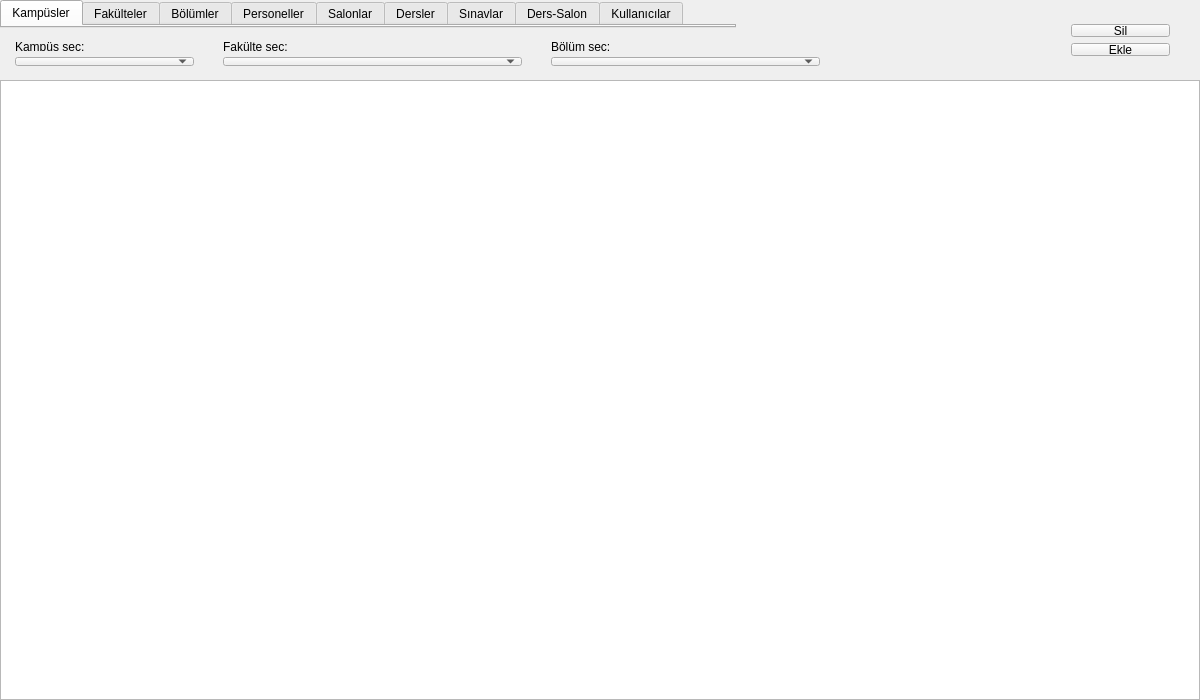
<?xml version="1.0" encoding="UTF-8"?>
<ui version="4.0">
 <class>MainWindow</class>
 <widget class="QMainWindow" name="MainWindow">
  <property name="geometry">
   <rect>
    <x>0</x>
    <y>0</y>
    <width>1200</width>
    <height>700</height>
   </rect>
  </property>
  <property name="windowTitle">
   <string>MainWindow</string>
  </property>
  <widget class="QWidget" name="centralWidget">
   <widget class="QTabWidget" name="tabWidget">
    <property name="geometry">
     <rect>
      <x>0</x>
      <y>0</y>
      <width>736</width>
      <height>28</height>
     </rect>
    </property>
    <property name="currentIndex">
     <number>0</number>
    </property>
    <widget class="QWidget" name="tab">
     <attribute name="title">
      <string>Kampüsler</string>
     </attribute>
    </widget>
    <widget class="QWidget" name="tab_2">
     <attribute name="title">
      <string>Fakülteler</string>
     </attribute>
    </widget>
    <widget class="QWidget" name="tab_3">
     <attribute name="title">
      <string>Bölümler</string>
     </attribute>
    </widget>
    <widget class="QWidget" name="tab_6">
     <attribute name="title">
      <string>Personeller</string>
     </attribute>
    </widget>
    <widget class="QWidget" name="tab_4">
     <attribute name="title">
      <string>Salonlar</string>
     </attribute>
    </widget>
    <widget class="QWidget" name="tab_5">
     <attribute name="title">
      <string>Dersler</string>
     </attribute>
    </widget>
    <widget class="QWidget" name="tab_7">
     <attribute name="title">
      <string>Sınavlar</string>
     </attribute>
    </widget>
    <widget class="QWidget" name="tab_8">
     <attribute name="title">
      <string>Ders-Salon</string>
     </attribute>
    </widget>
    <widget class="QWidget" name="tab_9">
     <attribute name="title">
      <string>Kullanıcılar</string>
     </attribute>
    </widget>
   </widget>
   <widget class="QTableView" name="tableView">
    <property name="geometry">
     <rect>
      <x>0</x>
      <y>80</y>
      <width>1200</width>
      <height>620</height>
     </rect>
    </property>
    <property name="editTriggers">
     <set>QAbstractItemView::AllEditTriggers</set>
    </property>
    <property name="sortingEnabled">
     <bool>true</bool>
    </property>
   </widget>
   <widget class="QWidget" name="layoutWidget_2">
    <property name="geometry">
     <rect>
      <x>1060</x>
      <y>13</y>
      <width>121</width>
      <height>54</height>
     </rect>
    </property>
    <layout class="QVBoxLayout" name="verticalLayout_4">
     <item>
      <widget class="QPushButton" name="pushButton_12">
       <property name="styleSheet">
        <string notr="true"/>
       </property>
       <property name="text">
        <string>Sil</string>
       </property>
      </widget>
     </item>
     <item>
      <widget class="QPushButton" name="pushButton_9">
       <property name="styleSheet">
        <string notr="true"/>
       </property>
       <property name="text">
        <string>Ekle</string>
       </property>
      </widget>
     </item>
    </layout>
   </widget>
   <widget class="QWidget" name="layoutWidget">
    <property name="geometry">
     <rect>
      <x>4</x>
      <y>31</y>
      <width>201</width>
      <height>46</height>
     </rect>
    </property>
    <layout class="QVBoxLayout" name="verticalLayout_3">
     <item>
      <widget class="QLabel" name="label">
       <property name="text">
        <string>Kampüs seç:</string>
       </property>
      </widget>
     </item>
     <item>
      <widget class="QComboBox" name="comboBox">
       <property name="styleSheet">
        <string notr="true"/>
       </property>
      </widget>
     </item>
    </layout>
   </widget>
   <widget class="QWidget" name="layoutWidget">
    <property name="geometry">
     <rect>
      <x>212</x>
      <y>31</y>
      <width>321</width>
      <height>46</height>
     </rect>
    </property>
    <layout class="QVBoxLayout" name="verticalLayout_2">
     <item>
      <widget class="QLabel" name="label_3">
       <property name="text">
        <string>Fakülte seç:</string>
       </property>
      </widget>
     </item>
     <item>
      <widget class="QComboBox" name="comboBox_3"/>
     </item>
    </layout>
   </widget>
   <widget class="QWidget" name="layoutWidget">
    <property name="geometry">
     <rect>
      <x>540</x>
      <y>31</y>
      <width>291</width>
      <height>46</height>
     </rect>
    </property>
    <layout class="QVBoxLayout" name="verticalLayout">
     <item>
      <widget class="QLabel" name="label_2">
       <property name="text">
        <string>Bölüm seç:</string>
       </property>
      </widget>
     </item>
     <item>
      <widget class="QComboBox" name="comboBox_2"/>
     </item>
    </layout>
   </widget>
  </widget>
 </widget>
 <layoutdefault spacing="6" margin="11"/>
 <resources/>
 <connections/>
</ui>
